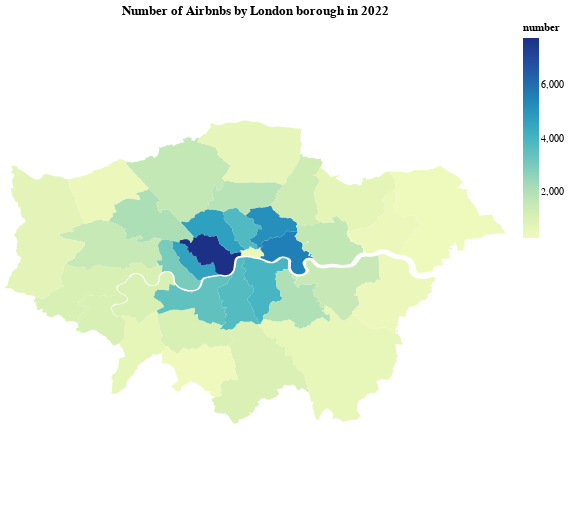

This figure's notebook cell:
### Code cell
cnt = gen_map_chart(merge, 'number', 'Number of Airbnbs by London borough in 2022')
cnt

### Figure 1 — Vega-Lite specification as saved in the notebook (floating-point values rounded to 4 significant figures; data arrays with more than 128 entries replaced by an {"elided": "..."} marker saying what was removed)
{"config": {"view": {"continuousWidth": 400, "continuousHeight": 300}}, "data": {"name": "data-1c9864fce4b665a1ac89a1449727f598"}, "mark": "geoshape", "encoding": {"color": {"field": "number", "type": "quantitative"}, "tooltip": [{"field": "neighbourhood", "type": "nominal"}, {"field": "number", "type": "quantitative"}]}, "height": 500, "title": "Number of Airbnbs by London borough in 2022", "width": 500, "$schema": "https://vega.github.io/schema/vega-lite/v4.17.0.json", "datasets": {"data-1c9864fce4b665a1ac89a1449727f598": [{"neighbourhood": "Kingston upon Thames", "mean_price": 198.7, "number": 609, "type": "Feature", "geometry": {"type": "MultiPolygon", "coordinates": {"elided": "1x1x1271x2 float values"}}}, {"neighbourhood": "Croydon", "mean_price": 82.56, "number": 1066, "type": "Feature", "geometry": {"type": "MultiPolygon", "coordinates": {"elided": "1x1x1935x2 float values"}}}, {"neighbourhood": "Bromley", "mean_price": 112.7, "number": 594, "type": "Feature", "geometry": {"type": "MultiPolygon", "coordinates": {"elided": "1x1x3593x2 float values"}}}, {"neighbourhood": "Hounslow", "mean_price": 160.2, "number": 1078, "type": "Feature", "geometry": {"type": "MultiPolygon", "coordinates": {"elided": "1x1x2187x2 float values"}}}, {"neighbourhood": "Ealing", "mean_price": 114.1, "number": 1553, "type": "Feature", "geometry": {"type": "MultiPolygon", "coordinates": {"elided": "1x1x1561x2 float values"}}}, {"neighbourhood": "Havering", "mean_price": 115.2, "number": 329, "type": "Feature", "geometry": {"type": "MultiPolygon", "coordinates": {"elided": "1x1x2742x2 float values"}}}, {"neighbourhood": "Hillingdon", "mean_price": 98.27, "number": 714, "type": "Feature", "geometry": {"type": "MultiPolygon", "coordinates": {"elided": "1x1x3497x2 float values"}}}, {"neighbourhood": "Harrow", "mean_price": 99.7, "number": 444, "type": "Feature", "geometry": {"type": "MultiPolygon", "coordinates": {"elided": "1x1x885x2 float values"}}}, {"neighbourhood": "Brent", "mean_price": 206.4, "number": 2068, "type": "Feature", "geometry": {"type": "MultiPolygon", "coordinates": {"elided": "1x1x1338x2 float values"}}}, {"neighbourhood": "Barnet", "mean_price": 155.5, "number": 1611, "type": "Feature", "geometry": {"type": "MultiPolygon", "coordinates": {"elided": "1x1x1731x2 float values"}}}, {"neighbourhood": "Enfield", "mean_price": 96.12, "number": 617, "type": "Feature", "geometry": {"type": "MultiPolygon", "coordinates": {"elided": "1x1x1378x2 float values"}}}, {"neighbourhood": "Waltham Forest", "mean_price": 95.41, "number": 1322, "type": "Feature", "geometry": {"type": "MultiPolygon", "coordinates": {"elided": "1x1x1582x2 float values"}}}, {"neighbourhood": "Redbridge", "mean_price": 110.5, "number": 669, "type": "Feature", "geometry": {"type": "MultiPolygon", "coordinates": {"elided": "1x1x1750x2 float values"}}}, {"neighbourhood": "Sutton", "mean_price": 84.67, "number": 286, "type": "Feature", "geometry": {"type": "MultiPolygon", "coordinates": {"elided": "1x1x1133x2 float values"}}}, {"neighbourhood": "Lambeth", "mean_price": 130.6, "number": 3719, "type": "Feature", "geometry": {"type": "MultiPolygon", "coordinates": {"elided": "1x1x1038x2 float values"}}}, {"neighbourhood": "Southwark", "mean_price": 195.3, "number": 3968, "type": "Feature", "geometry": {"type": "MultiPolygon", "coordinates": {"elided": "1x1x1202x2 float values"}}}, {"neighbourhood": "Lewisham", "mean_price": 99.34, "number": 2016, "type": "Feature", "geometry": {"type": "MultiPolygon", "coordinates": {"elided": "1x1x1546x2 float values"}}}, {"neighbourhood": "Greenwich", "mean_price": 132.4, "number": 1514, "type": "Feature", "geometry": {"type": "MultiPolygon", "coordinates": {"elided": "2 rows, 3014 float values in total"}}}, {"neighbourhood": "Bexley", "mean_price": 89.69, "number": 411, "type": "Feature", "geometry": {"type": "MultiPolygon", "coordinates": {"elided": "1x1x1970x2 float values"}}}, {"neighbourhood": "Richmond upon Thames", "mean_price": 174.6, "number": 1108, "type": "Feature", "geometry": {"type": "MultiPolygon", "coordinates": {"elided": "1x1x2149x2 float values"}}}, {"neighbourhood": "Merton", "mean_price": 147.3, "number": 1114, "type": "Feature", "geometry": {"type": "MultiPolygon", "coordinates": {"elided": "1x1x1168x2 float values"}}}, {"neighbourhood": "Wandsworth", "mean_price": 176.4, "number": 3473, "type": "Feature", "geometry": {"type": "MultiPolygon", "coordinates": {"elided": "1x1x1138x2 float values"}}}, {"neighbourhood": "Hammersmith and Fulham", "mean_price": 211.0, "number": 2996, "type": "Feature", "geometry": {"type": "MultiPolygon", "coordinates": {"elided": "1x1x807x2 float values"}}}, {"neighbourhood": "Kensington and Chelsea", "mean_price": 302.9, "number": 4612, "type": "Feature", "geometry": {"type": "MultiPolygon", "coordinates": {"elided": "1x1x561x2 float values"}}}, {"neighbourhood": "City of London", "mean_price": 269.1, "number": 424, "type": "Feature", "geometry": {"type": "MultiPolygon", "coordinates": {"elided": "1x1x343x2 float values"}}}, {"neighbourhood": "Westminster", "mean_price": 297.0, "number": 7763, "type": "Feature", "geometry": {"type": "MultiPolygon", "coordinates": {"elided": "1x1x700x2 float values"}}}, {"neighbourhood": "Camden", "mean_price": 193.7, "number": 4707, "type": "Feature", "geometry": {"type": "MultiPolygon", "coordinates": {"elided": "1x1x833x2 float values"}}}, {"neighbourhood": "Tower Hamlets", "mean_price": 126.9, "number": 5595, "type": "Feature", "geometry": {"type": "MultiPolygon", "coordinates": {"elided": "1x1x1206x2 float values"}}}, {"neighbourhood": "Islington", "mean_price": 148.8, "number": 3790, "type": "Feature", "geometry": {"type": "MultiPolygon", "coordinates": {"elided": "1x1x595x2 float values"}}}, {"neighbourhood": "Hackney", "mean_price": 125.5, "number": 5168, "type": "Feature", "geometry": {"type": "MultiPolygon", "coordinates": {"elided": "1x1x959x2 float values"}}}, {"neighbourhood": "Haringey", "mean_price": 143.2, "number": 1898, "type": "Feature", "geometry": {"type": "MultiPolygon", "coordinates": {"elided": "1x1x1272x2 float values"}}}, {"neighbourhood": "Newham", "mean_price": 170.1, "number": 1682, "type": "Feature", "geometry": {"type": "MultiPolygon", "coordinates": {"elided": "2 rows, 2760 float values in total"}}}, {"neighbourhood": "Barking and Dagenham", "mean_price": 96.41, "number": 433, "type": "Feature", "geometry": {"type": "MultiPolygon", "coordinates": {"elided": "2 rows, 3182 float values in total"}}}]}}
